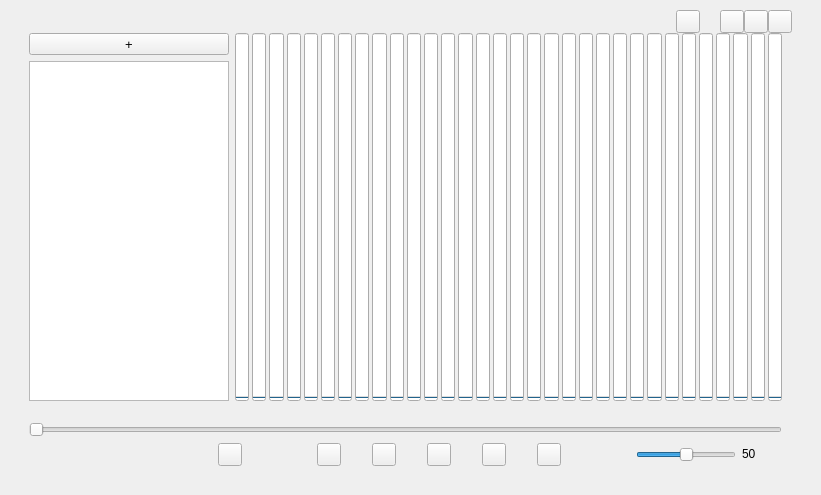
<?xml version="1.0" encoding="UTF-8"?>
<ui version="4.0">
 <class>Widget</class>
 <widget class="QWidget" name="Widget">
  <property name="geometry">
   <rect>
    <x>0</x>
    <y>0</y>
    <width>821</width>
    <height>495</height>
   </rect>
  </property>
  <property name="windowTitle">
   <string>LEDio Player</string>
  </property>
  <property name="styleSheet">
   <string notr="true"/>
  </property>
  <layout class="QGridLayout" name="gridLayout_2">
   <property name="leftMargin">
    <number>10</number>
   </property>
   <property name="topMargin">
    <number>10</number>
   </property>
   <property name="rightMargin">
    <number>10</number>
   </property>
   <property name="bottomMargin">
    <number>10</number>
   </property>
   <item row="0" column="0">
    <widget class="QWidget" name="centralWidget" native="true">
     <layout class="QGridLayout" name="gridLayout">
      <property name="topMargin">
       <number>0</number>
      </property>
      <item row="0" column="0">
       <layout class="QVBoxLayout" name="verticalLayout_3">
        <property name="spacing">
         <number>0</number>
        </property>
        <property name="leftMargin">
         <number>8</number>
        </property>
        <property name="topMargin">
         <number>0</number>
        </property>
        <property name="rightMargin">
         <number>8</number>
        </property>
        <property name="bottomMargin">
         <number>8</number>
        </property>
        <item>
         <layout class="QHBoxLayout" name="horizontalLayout_3">
          <property name="spacing">
           <number>0</number>
          </property>
          <item>
           <spacer name="horizontalSpacer_13">
            <property name="orientation">
             <enum>Qt::Horizontal</enum>
            </property>
            <property name="sizeHint" stdset="0">
             <size>
              <width>40</width>
              <height>20</height>
             </size>
            </property>
           </spacer>
          </item>
          <item>
           <widget class="QToolButton" name="btn_settings">
            <property name="text">
             <string/>
            </property>
           </widget>
          </item>
          <item>
           <spacer name="horizontalSpacer_9">
            <property name="orientation">
             <enum>Qt::Horizontal</enum>
            </property>
            <property name="sizeType">
             <enum>QSizePolicy::Fixed</enum>
            </property>
            <property name="sizeHint" stdset="0">
             <size>
              <width>20</width>
              <height>20</height>
             </size>
            </property>
           </spacer>
          </item>
          <item>
           <widget class="QToolButton" name="btn_minimize">
            <property name="acceptDrops">
             <bool>false</bool>
            </property>
            <property name="text">
             <string/>
            </property>
           </widget>
          </item>
          <item>
           <widget class="QToolButton" name="btn_maximize">
            <property name="text">
             <string/>
            </property>
           </widget>
          </item>
          <item>
           <widget class="QToolButton" name="btn_close">
            <property name="text">
             <string/>
            </property>
           </widget>
          </item>
         </layout>
        </item>
        <item>
         <layout class="QHBoxLayout" name="horizontalLayout_4">
          <item>
           <layout class="QVBoxLayout" name="verticalLayout">
            <item>
             <widget class="QToolButton" name="btnAdd">
              <property name="sizePolicy">
               <sizepolicy hsizetype="Preferred" vsizetype="Fixed">
                <horstretch>0</horstretch>
                <verstretch>40</verstretch>
               </sizepolicy>
              </property>
              <property name="font">
               <font>
                <pointsize>10</pointsize>
               </font>
              </property>
              <property name="text">
               <string>+</string>
              </property>
             </widget>
            </item>
            <item>
             <widget class="QTableView" name="playlist">
              <property name="minimumSize">
               <size>
                <width>200</width>
                <height>0</height>
               </size>
              </property>
              <property name="maximumSize">
               <size>
                <width>10000</width>
                <height>16777215</height>
               </size>
              </property>
             </widget>
            </item>
           </layout>
          </item>
          <item>
           <layout class="QHBoxLayout" name="horizontalLayout">
            <property name="spacing">
             <number>3</number>
            </property>
            <property name="rightMargin">
             <number>10</number>
            </property>
            <item>
             <widget class="QProgressBar" name="slider_0">
              <property name="sizePolicy">
               <sizepolicy hsizetype="Expanding" vsizetype="Expanding">
                <horstretch>0</horstretch>
                <verstretch>0</verstretch>
               </sizepolicy>
              </property>
              <property name="font">
               <font>
                <pointsize>6</pointsize>
               </font>
              </property>
              <property name="maximum">
               <number>1000</number>
              </property>
              <property name="value">
               <number>0</number>
              </property>
              <property name="textVisible">
               <bool>false</bool>
              </property>
              <property name="orientation">
               <enum>Qt::Vertical</enum>
              </property>
             </widget>
            </item>
            <item>
             <widget class="QProgressBar" name="slider_1">
              <property name="sizePolicy">
               <sizepolicy hsizetype="Expanding" vsizetype="Expanding">
                <horstretch>0</horstretch>
                <verstretch>0</verstretch>
               </sizepolicy>
              </property>
              <property name="font">
               <font>
                <pointsize>6</pointsize>
               </font>
              </property>
              <property name="maximum">
               <number>1000</number>
              </property>
              <property name="value">
               <number>0</number>
              </property>
              <property name="textVisible">
               <bool>false</bool>
              </property>
              <property name="orientation">
               <enum>Qt::Vertical</enum>
              </property>
             </widget>
            </item>
            <item>
             <widget class="QProgressBar" name="slider_2">
              <property name="sizePolicy">
               <sizepolicy hsizetype="Expanding" vsizetype="Expanding">
                <horstretch>0</horstretch>
                <verstretch>0</verstretch>
               </sizepolicy>
              </property>
              <property name="font">
               <font>
                <pointsize>6</pointsize>
               </font>
              </property>
              <property name="maximum">
               <number>1000</number>
              </property>
              <property name="value">
               <number>0</number>
              </property>
              <property name="textVisible">
               <bool>false</bool>
              </property>
              <property name="orientation">
               <enum>Qt::Vertical</enum>
              </property>
             </widget>
            </item>
            <item>
             <widget class="QProgressBar" name="slider_3">
              <property name="sizePolicy">
               <sizepolicy hsizetype="Expanding" vsizetype="Expanding">
                <horstretch>0</horstretch>
                <verstretch>0</verstretch>
               </sizepolicy>
              </property>
              <property name="font">
               <font>
                <pointsize>6</pointsize>
               </font>
              </property>
              <property name="maximum">
               <number>1000</number>
              </property>
              <property name="value">
               <number>0</number>
              </property>
              <property name="textVisible">
               <bool>false</bool>
              </property>
              <property name="orientation">
               <enum>Qt::Vertical</enum>
              </property>
             </widget>
            </item>
            <item>
             <widget class="QProgressBar" name="slider_4">
              <property name="sizePolicy">
               <sizepolicy hsizetype="Expanding" vsizetype="Expanding">
                <horstretch>0</horstretch>
                <verstretch>0</verstretch>
               </sizepolicy>
              </property>
              <property name="font">
               <font>
                <pointsize>6</pointsize>
               </font>
              </property>
              <property name="maximum">
               <number>1000</number>
              </property>
              <property name="value">
               <number>0</number>
              </property>
              <property name="textVisible">
               <bool>false</bool>
              </property>
              <property name="orientation">
               <enum>Qt::Vertical</enum>
              </property>
             </widget>
            </item>
            <item>
             <widget class="QProgressBar" name="slider_5">
              <property name="sizePolicy">
               <sizepolicy hsizetype="Expanding" vsizetype="Expanding">
                <horstretch>0</horstretch>
                <verstretch>0</verstretch>
               </sizepolicy>
              </property>
              <property name="font">
               <font>
                <pointsize>6</pointsize>
               </font>
              </property>
              <property name="maximum">
               <number>1000</number>
              </property>
              <property name="value">
               <number>0</number>
              </property>
              <property name="textVisible">
               <bool>false</bool>
              </property>
              <property name="orientation">
               <enum>Qt::Vertical</enum>
              </property>
             </widget>
            </item>
            <item>
             <widget class="QProgressBar" name="slider_6">
              <property name="sizePolicy">
               <sizepolicy hsizetype="Expanding" vsizetype="Expanding">
                <horstretch>0</horstretch>
                <verstretch>0</verstretch>
               </sizepolicy>
              </property>
              <property name="font">
               <font>
                <pointsize>6</pointsize>
               </font>
              </property>
              <property name="maximum">
               <number>1000</number>
              </property>
              <property name="value">
               <number>0</number>
              </property>
              <property name="textVisible">
               <bool>false</bool>
              </property>
              <property name="orientation">
               <enum>Qt::Vertical</enum>
              </property>
             </widget>
            </item>
            <item>
             <widget class="QProgressBar" name="slider_7">
              <property name="sizePolicy">
               <sizepolicy hsizetype="Expanding" vsizetype="Expanding">
                <horstretch>0</horstretch>
                <verstretch>0</verstretch>
               </sizepolicy>
              </property>
              <property name="font">
               <font>
                <pointsize>6</pointsize>
               </font>
              </property>
              <property name="maximum">
               <number>1000</number>
              </property>
              <property name="value">
               <number>0</number>
              </property>
              <property name="textVisible">
               <bool>false</bool>
              </property>
              <property name="orientation">
               <enum>Qt::Vertical</enum>
              </property>
             </widget>
            </item>
            <item>
             <widget class="QProgressBar" name="slider_8">
              <property name="sizePolicy">
               <sizepolicy hsizetype="Expanding" vsizetype="Expanding">
                <horstretch>0</horstretch>
                <verstretch>0</verstretch>
               </sizepolicy>
              </property>
              <property name="font">
               <font>
                <pointsize>6</pointsize>
               </font>
              </property>
              <property name="maximum">
               <number>1000</number>
              </property>
              <property name="value">
               <number>0</number>
              </property>
              <property name="textVisible">
               <bool>false</bool>
              </property>
              <property name="orientation">
               <enum>Qt::Vertical</enum>
              </property>
             </widget>
            </item>
            <item>
             <widget class="QProgressBar" name="slider_9">
              <property name="sizePolicy">
               <sizepolicy hsizetype="Expanding" vsizetype="Expanding">
                <horstretch>0</horstretch>
                <verstretch>0</verstretch>
               </sizepolicy>
              </property>
              <property name="font">
               <font>
                <pointsize>6</pointsize>
               </font>
              </property>
              <property name="maximum">
               <number>1000</number>
              </property>
              <property name="value">
               <number>0</number>
              </property>
              <property name="textVisible">
               <bool>false</bool>
              </property>
              <property name="orientation">
               <enum>Qt::Vertical</enum>
              </property>
             </widget>
            </item>
            <item>
             <widget class="QProgressBar" name="slider_10">
              <property name="sizePolicy">
               <sizepolicy hsizetype="Expanding" vsizetype="Expanding">
                <horstretch>0</horstretch>
                <verstretch>0</verstretch>
               </sizepolicy>
              </property>
              <property name="font">
               <font>
                <pointsize>6</pointsize>
               </font>
              </property>
              <property name="maximum">
               <number>1000</number>
              </property>
              <property name="value">
               <number>0</number>
              </property>
              <property name="textVisible">
               <bool>false</bool>
              </property>
              <property name="orientation">
               <enum>Qt::Vertical</enum>
              </property>
             </widget>
            </item>
            <item>
             <widget class="QProgressBar" name="slider_11">
              <property name="sizePolicy">
               <sizepolicy hsizetype="Expanding" vsizetype="Expanding">
                <horstretch>0</horstretch>
                <verstretch>0</verstretch>
               </sizepolicy>
              </property>
              <property name="font">
               <font>
                <pointsize>6</pointsize>
               </font>
              </property>
              <property name="maximum">
               <number>1000</number>
              </property>
              <property name="value">
               <number>0</number>
              </property>
              <property name="textVisible">
               <bool>false</bool>
              </property>
              <property name="orientation">
               <enum>Qt::Vertical</enum>
              </property>
             </widget>
            </item>
            <item>
             <widget class="QProgressBar" name="slider_12">
              <property name="sizePolicy">
               <sizepolicy hsizetype="Expanding" vsizetype="Expanding">
                <horstretch>0</horstretch>
                <verstretch>0</verstretch>
               </sizepolicy>
              </property>
              <property name="font">
               <font>
                <pointsize>6</pointsize>
               </font>
              </property>
              <property name="maximum">
               <number>1000</number>
              </property>
              <property name="value">
               <number>0</number>
              </property>
              <property name="textVisible">
               <bool>false</bool>
              </property>
              <property name="orientation">
               <enum>Qt::Vertical</enum>
              </property>
             </widget>
            </item>
            <item>
             <widget class="QProgressBar" name="slider_13">
              <property name="sizePolicy">
               <sizepolicy hsizetype="Expanding" vsizetype="Expanding">
                <horstretch>0</horstretch>
                <verstretch>0</verstretch>
               </sizepolicy>
              </property>
              <property name="font">
               <font>
                <pointsize>6</pointsize>
               </font>
              </property>
              <property name="maximum">
               <number>1000</number>
              </property>
              <property name="value">
               <number>0</number>
              </property>
              <property name="textVisible">
               <bool>false</bool>
              </property>
              <property name="orientation">
               <enum>Qt::Vertical</enum>
              </property>
             </widget>
            </item>
            <item>
             <widget class="QProgressBar" name="slider_14">
              <property name="sizePolicy">
               <sizepolicy hsizetype="Expanding" vsizetype="Expanding">
                <horstretch>0</horstretch>
                <verstretch>0</verstretch>
               </sizepolicy>
              </property>
              <property name="font">
               <font>
                <pointsize>6</pointsize>
               </font>
              </property>
              <property name="maximum">
               <number>1000</number>
              </property>
              <property name="value">
               <number>0</number>
              </property>
              <property name="textVisible">
               <bool>false</bool>
              </property>
              <property name="orientation">
               <enum>Qt::Vertical</enum>
              </property>
             </widget>
            </item>
            <item>
             <widget class="QProgressBar" name="slider_15">
              <property name="sizePolicy">
               <sizepolicy hsizetype="Expanding" vsizetype="Expanding">
                <horstretch>0</horstretch>
                <verstretch>0</verstretch>
               </sizepolicy>
              </property>
              <property name="font">
               <font>
                <pointsize>6</pointsize>
               </font>
              </property>
              <property name="maximum">
               <number>1000</number>
              </property>
              <property name="value">
               <number>0</number>
              </property>
              <property name="textVisible">
               <bool>false</bool>
              </property>
              <property name="orientation">
               <enum>Qt::Vertical</enum>
              </property>
             </widget>
            </item>
            <item>
             <widget class="QProgressBar" name="slider_16">
              <property name="sizePolicy">
               <sizepolicy hsizetype="Expanding" vsizetype="Expanding">
                <horstretch>0</horstretch>
                <verstretch>0</verstretch>
               </sizepolicy>
              </property>
              <property name="font">
               <font>
                <pointsize>6</pointsize>
               </font>
              </property>
              <property name="maximum">
               <number>1000</number>
              </property>
              <property name="value">
               <number>0</number>
              </property>
              <property name="textVisible">
               <bool>false</bool>
              </property>
              <property name="orientation">
               <enum>Qt::Vertical</enum>
              </property>
             </widget>
            </item>
            <item>
             <widget class="QProgressBar" name="slider_17">
              <property name="sizePolicy">
               <sizepolicy hsizetype="Expanding" vsizetype="Expanding">
                <horstretch>0</horstretch>
                <verstretch>0</verstretch>
               </sizepolicy>
              </property>
              <property name="font">
               <font>
                <pointsize>6</pointsize>
               </font>
              </property>
              <property name="maximum">
               <number>1000</number>
              </property>
              <property name="value">
               <number>0</number>
              </property>
              <property name="textVisible">
               <bool>false</bool>
              </property>
              <property name="orientation">
               <enum>Qt::Vertical</enum>
              </property>
             </widget>
            </item>
            <item>
             <widget class="QProgressBar" name="slider_18">
              <property name="sizePolicy">
               <sizepolicy hsizetype="Expanding" vsizetype="Expanding">
                <horstretch>0</horstretch>
                <verstretch>0</verstretch>
               </sizepolicy>
              </property>
              <property name="font">
               <font>
                <pointsize>6</pointsize>
               </font>
              </property>
              <property name="maximum">
               <number>1000</number>
              </property>
              <property name="value">
               <number>0</number>
              </property>
              <property name="textVisible">
               <bool>false</bool>
              </property>
              <property name="orientation">
               <enum>Qt::Vertical</enum>
              </property>
             </widget>
            </item>
            <item>
             <widget class="QProgressBar" name="slider_19">
              <property name="sizePolicy">
               <sizepolicy hsizetype="Expanding" vsizetype="Expanding">
                <horstretch>0</horstretch>
                <verstretch>0</verstretch>
               </sizepolicy>
              </property>
              <property name="font">
               <font>
                <pointsize>6</pointsize>
               </font>
              </property>
              <property name="maximum">
               <number>1000</number>
              </property>
              <property name="value">
               <number>0</number>
              </property>
              <property name="textVisible">
               <bool>false</bool>
              </property>
              <property name="orientation">
               <enum>Qt::Vertical</enum>
              </property>
             </widget>
            </item>
            <item>
             <widget class="QProgressBar" name="slider_20">
              <property name="sizePolicy">
               <sizepolicy hsizetype="Expanding" vsizetype="Expanding">
                <horstretch>0</horstretch>
                <verstretch>0</verstretch>
               </sizepolicy>
              </property>
              <property name="font">
               <font>
                <pointsize>6</pointsize>
               </font>
              </property>
              <property name="maximum">
               <number>1000</number>
              </property>
              <property name="value">
               <number>0</number>
              </property>
              <property name="textVisible">
               <bool>false</bool>
              </property>
              <property name="orientation">
               <enum>Qt::Vertical</enum>
              </property>
             </widget>
            </item>
            <item>
             <widget class="QProgressBar" name="slider_21">
              <property name="sizePolicy">
               <sizepolicy hsizetype="Expanding" vsizetype="Expanding">
                <horstretch>0</horstretch>
                <verstretch>0</verstretch>
               </sizepolicy>
              </property>
              <property name="font">
               <font>
                <pointsize>6</pointsize>
               </font>
              </property>
              <property name="maximum">
               <number>1000</number>
              </property>
              <property name="value">
               <number>0</number>
              </property>
              <property name="textVisible">
               <bool>false</bool>
              </property>
              <property name="orientation">
               <enum>Qt::Vertical</enum>
              </property>
             </widget>
            </item>
            <item>
             <widget class="QProgressBar" name="slider_22">
              <property name="sizePolicy">
               <sizepolicy hsizetype="Expanding" vsizetype="Expanding">
                <horstretch>0</horstretch>
                <verstretch>0</verstretch>
               </sizepolicy>
              </property>
              <property name="font">
               <font>
                <pointsize>6</pointsize>
               </font>
              </property>
              <property name="maximum">
               <number>1000</number>
              </property>
              <property name="value">
               <number>0</number>
              </property>
              <property name="textVisible">
               <bool>false</bool>
              </property>
              <property name="orientation">
               <enum>Qt::Vertical</enum>
              </property>
             </widget>
            </item>
            <item>
             <widget class="QProgressBar" name="slider_23">
              <property name="sizePolicy">
               <sizepolicy hsizetype="Expanding" vsizetype="Expanding">
                <horstretch>0</horstretch>
                <verstretch>0</verstretch>
               </sizepolicy>
              </property>
              <property name="font">
               <font>
                <pointsize>6</pointsize>
               </font>
              </property>
              <property name="maximum">
               <number>1000</number>
              </property>
              <property name="value">
               <number>0</number>
              </property>
              <property name="textVisible">
               <bool>false</bool>
              </property>
              <property name="orientation">
               <enum>Qt::Vertical</enum>
              </property>
             </widget>
            </item>
            <item>
             <widget class="QProgressBar" name="slider_24">
              <property name="sizePolicy">
               <sizepolicy hsizetype="Expanding" vsizetype="Expanding">
                <horstretch>0</horstretch>
                <verstretch>0</verstretch>
               </sizepolicy>
              </property>
              <property name="font">
               <font>
                <pointsize>6</pointsize>
               </font>
              </property>
              <property name="maximum">
               <number>1000</number>
              </property>
              <property name="value">
               <number>0</number>
              </property>
              <property name="textVisible">
               <bool>false</bool>
              </property>
              <property name="orientation">
               <enum>Qt::Vertical</enum>
              </property>
             </widget>
            </item>
            <item>
             <widget class="QProgressBar" name="slider_25">
              <property name="sizePolicy">
               <sizepolicy hsizetype="Expanding" vsizetype="Expanding">
                <horstretch>0</horstretch>
                <verstretch>0</verstretch>
               </sizepolicy>
              </property>
              <property name="font">
               <font>
                <pointsize>6</pointsize>
               </font>
              </property>
              <property name="maximum">
               <number>1000</number>
              </property>
              <property name="value">
               <number>0</number>
              </property>
              <property name="textVisible">
               <bool>false</bool>
              </property>
              <property name="orientation">
               <enum>Qt::Vertical</enum>
              </property>
             </widget>
            </item>
            <item>
             <widget class="QProgressBar" name="slider_26">
              <property name="sizePolicy">
               <sizepolicy hsizetype="Expanding" vsizetype="Expanding">
                <horstretch>0</horstretch>
                <verstretch>0</verstretch>
               </sizepolicy>
              </property>
              <property name="font">
               <font>
                <pointsize>6</pointsize>
               </font>
              </property>
              <property name="maximum">
               <number>1000</number>
              </property>
              <property name="value">
               <number>0</number>
              </property>
              <property name="textVisible">
               <bool>false</bool>
              </property>
              <property name="orientation">
               <enum>Qt::Vertical</enum>
              </property>
             </widget>
            </item>
            <item>
             <widget class="QProgressBar" name="slider_27">
              <property name="sizePolicy">
               <sizepolicy hsizetype="Expanding" vsizetype="Expanding">
                <horstretch>0</horstretch>
                <verstretch>0</verstretch>
               </sizepolicy>
              </property>
              <property name="font">
               <font>
                <pointsize>6</pointsize>
               </font>
              </property>
              <property name="maximum">
               <number>1000</number>
              </property>
              <property name="value">
               <number>0</number>
              </property>
              <property name="textVisible">
               <bool>false</bool>
              </property>
              <property name="orientation">
               <enum>Qt::Vertical</enum>
              </property>
             </widget>
            </item>
            <item>
             <widget class="QProgressBar" name="slider_28">
              <property name="sizePolicy">
               <sizepolicy hsizetype="Expanding" vsizetype="Expanding">
                <horstretch>0</horstretch>
                <verstretch>0</verstretch>
               </sizepolicy>
              </property>
              <property name="font">
               <font>
                <pointsize>6</pointsize>
               </font>
              </property>
              <property name="maximum">
               <number>1000</number>
              </property>
              <property name="value">
               <number>0</number>
              </property>
              <property name="textVisible">
               <bool>false</bool>
              </property>
              <property name="orientation">
               <enum>Qt::Vertical</enum>
              </property>
             </widget>
            </item>
            <item>
             <widget class="QProgressBar" name="slider_29">
              <property name="sizePolicy">
               <sizepolicy hsizetype="Expanding" vsizetype="Expanding">
                <horstretch>0</horstretch>
                <verstretch>0</verstretch>
               </sizepolicy>
              </property>
              <property name="font">
               <font>
                <pointsize>6</pointsize>
               </font>
              </property>
              <property name="maximum">
               <number>1000</number>
              </property>
              <property name="value">
               <number>0</number>
              </property>
              <property name="textVisible">
               <bool>false</bool>
              </property>
              <property name="orientation">
               <enum>Qt::Vertical</enum>
              </property>
             </widget>
            </item>
            <item>
             <widget class="QProgressBar" name="slider_30">
              <property name="sizePolicy">
               <sizepolicy hsizetype="Expanding" vsizetype="Expanding">
                <horstretch>0</horstretch>
                <verstretch>0</verstretch>
               </sizepolicy>
              </property>
              <property name="font">
               <font>
                <pointsize>6</pointsize>
               </font>
              </property>
              <property name="maximum">
               <number>1000</number>
              </property>
              <property name="value">
               <number>0</number>
              </property>
              <property name="textVisible">
               <bool>false</bool>
              </property>
              <property name="orientation">
               <enum>Qt::Vertical</enum>
              </property>
             </widget>
            </item>
            <item>
             <widget class="QProgressBar" name="slider_31">
              <property name="sizePolicy">
               <sizepolicy hsizetype="Expanding" vsizetype="Expanding">
                <horstretch>0</horstretch>
                <verstretch>0</verstretch>
               </sizepolicy>
              </property>
              <property name="font">
               <font>
                <pointsize>6</pointsize>
               </font>
              </property>
              <property name="maximum">
               <number>1000</number>
              </property>
              <property name="value">
               <number>0</number>
              </property>
              <property name="textVisible">
               <bool>false</bool>
              </property>
              <property name="orientation">
               <enum>Qt::Vertical</enum>
              </property>
             </widget>
            </item>
           </layout>
          </item>
         </layout>
        </item>
        <item>
         <layout class="QVBoxLayout" name="verticalLayout_2">
          <property name="rightMargin">
           <number>10</number>
          </property>
          <item>
           <widget class="QLabel" name="label_Audio">
            <property name="font">
             <font>
              <pointsize>10</pointsize>
             </font>
            </property>
            <property name="text">
             <string/>
            </property>
           </widget>
          </item>
          <item>
           <widget class="QSlider" name="timeController">
            <property name="maximum">
             <number>1000</number>
            </property>
            <property name="orientation">
             <enum>Qt::Horizontal</enum>
            </property>
           </widget>
          </item>
          <item>
           <layout class="QHBoxLayout" name="horizontalLayout_2">
            <item>
             <spacer name="horizontalSpacer_7">
              <property name="orientation">
               <enum>Qt::Horizontal</enum>
              </property>
              <property name="sizeType">
               <enum>QSizePolicy::Fixed</enum>
              </property>
              <property name="sizeHint" stdset="0">
               <size>
                <width>120</width>
                <height>20</height>
               </size>
              </property>
             </spacer>
            </item>
            <item>
             <spacer name="horizontalSpacer_12">
              <property name="orientation">
               <enum>Qt::Horizontal</enum>
              </property>
              <property name="sizeHint" stdset="0">
               <size>
                <width>40</width>
                <height>20</height>
               </size>
              </property>
             </spacer>
            </item>
            <item>
             <widget class="QToolButton" name="btnReconnect">
              <property name="text">
               <string/>
              </property>
             </widget>
            </item>
            <item>
             <spacer name="horizontalSpacer">
              <property name="orientation">
               <enum>Qt::Horizontal</enum>
              </property>
              <property name="sizeHint" stdset="0">
               <size>
                <width>40</width>
                <height>20</height>
               </size>
              </property>
             </spacer>
            </item>
            <item>
             <widget class="QToolButton" name="btnPrevious">
              <property name="sizePolicy">
               <sizepolicy hsizetype="Preferred" vsizetype="Fixed">
                <horstretch>0</horstretch>
                <verstretch>0</verstretch>
               </sizepolicy>
              </property>
              <property name="text">
               <string/>
              </property>
             </widget>
            </item>
            <item>
             <spacer name="horizontalSpacer_3">
              <property name="orientation">
               <enum>Qt::Horizontal</enum>
              </property>
              <property name="sizeType">
               <enum>QSizePolicy::Fixed</enum>
              </property>
              <property name="sizeHint" stdset="0">
               <size>
                <width>25</width>
                <height>20</height>
               </size>
              </property>
             </spacer>
            </item>
            <item>
             <widget class="QToolButton" name="btnStop">
              <property name="sizePolicy">
               <sizepolicy hsizetype="Preferred" vsizetype="Fixed">
                <horstretch>0</horstretch>
                <verstretch>0</verstretch>
               </sizepolicy>
              </property>
              <property name="text">
               <string/>
              </property>
             </widget>
            </item>
            <item>
             <spacer name="horizontalSpacer_4">
              <property name="orientation">
               <enum>Qt::Horizontal</enum>
              </property>
              <property name="sizeType">
               <enum>QSizePolicy::Fixed</enum>
              </property>
              <property name="sizeHint" stdset="0">
               <size>
                <width>25</width>
                <height>20</height>
               </size>
              </property>
             </spacer>
            </item>
            <item>
             <widget class="QToolButton" name="btnPlay">
              <property name="sizePolicy">
               <sizepolicy hsizetype="Preferred" vsizetype="Fixed">
                <horstretch>0</horstretch>
                <verstretch>0</verstretch>
               </sizepolicy>
              </property>
              <property name="text">
               <string/>
              </property>
             </widget>
            </item>
            <item>
             <spacer name="horizontalSpacer_5">
              <property name="orientation">
               <enum>Qt::Horizontal</enum>
              </property>
              <property name="sizeType">
               <enum>QSizePolicy::Fixed</enum>
              </property>
              <property name="sizeHint" stdset="0">
               <size>
                <width>25</width>
                <height>20</height>
               </size>
              </property>
             </spacer>
            </item>
            <item>
             <widget class="QToolButton" name="btnPause">
              <property name="sizePolicy">
               <sizepolicy hsizetype="Preferred" vsizetype="Fixed">
                <horstretch>0</horstretch>
                <verstretch>0</verstretch>
               </sizepolicy>
              </property>
              <property name="text">
               <string/>
              </property>
             </widget>
            </item>
            <item>
             <spacer name="horizontalSpacer_6">
              <property name="orientation">
               <enum>Qt::Horizontal</enum>
              </property>
              <property name="sizeType">
               <enum>QSizePolicy::Fixed</enum>
              </property>
              <property name="sizeHint" stdset="0">
               <size>
                <width>25</width>
                <height>20</height>
               </size>
              </property>
             </spacer>
            </item>
            <item>
             <widget class="QToolButton" name="btnNext">
              <property name="sizePolicy">
               <sizepolicy hsizetype="Preferred" vsizetype="Fixed">
                <horstretch>0</horstretch>
                <verstretch>0</verstretch>
               </sizepolicy>
              </property>
              <property name="text">
               <string/>
              </property>
             </widget>
            </item>
            <item>
             <spacer name="horizontalSpacer_2">
              <property name="orientation">
               <enum>Qt::Horizontal</enum>
              </property>
              <property name="sizeHint" stdset="0">
               <size>
                <width>40</width>
                <height>20</height>
               </size>
              </property>
             </spacer>
            </item>
            <item>
             <widget class="QSlider" name="volController">
              <property name="sizePolicy">
               <sizepolicy hsizetype="Fixed" vsizetype="Fixed">
                <horstretch>80</horstretch>
                <verstretch>0</verstretch>
               </sizepolicy>
              </property>
              <property name="minimumSize">
               <size>
                <width>100</width>
                <height>0</height>
               </size>
              </property>
              <property name="maximum">
               <number>100</number>
              </property>
              <property name="value">
               <number>50</number>
              </property>
              <property name="sliderPosition">
               <number>50</number>
              </property>
              <property name="orientation">
               <enum>Qt::Horizontal</enum>
              </property>
             </widget>
            </item>
            <item>
             <widget class="QLabel" name="label_Vol">
              <property name="enabled">
               <bool>true</bool>
              </property>
              <property name="sizePolicy">
               <sizepolicy hsizetype="Fixed" vsizetype="Fixed">
                <horstretch>50</horstretch>
                <verstretch>0</verstretch>
               </sizepolicy>
              </property>
              <property name="minimumSize">
               <size>
                <width>40</width>
                <height>20</height>
               </size>
              </property>
              <property name="text">
               <string>50</string>
              </property>
             </widget>
            </item>
           </layout>
          </item>
         </layout>
        </item>
       </layout>
      </item>
     </layout>
    </widget>
   </item>
  </layout>
 </widget>
 <layoutdefault spacing="6" margin="11"/>
 <resources/>
 <connections/>
</ui>
